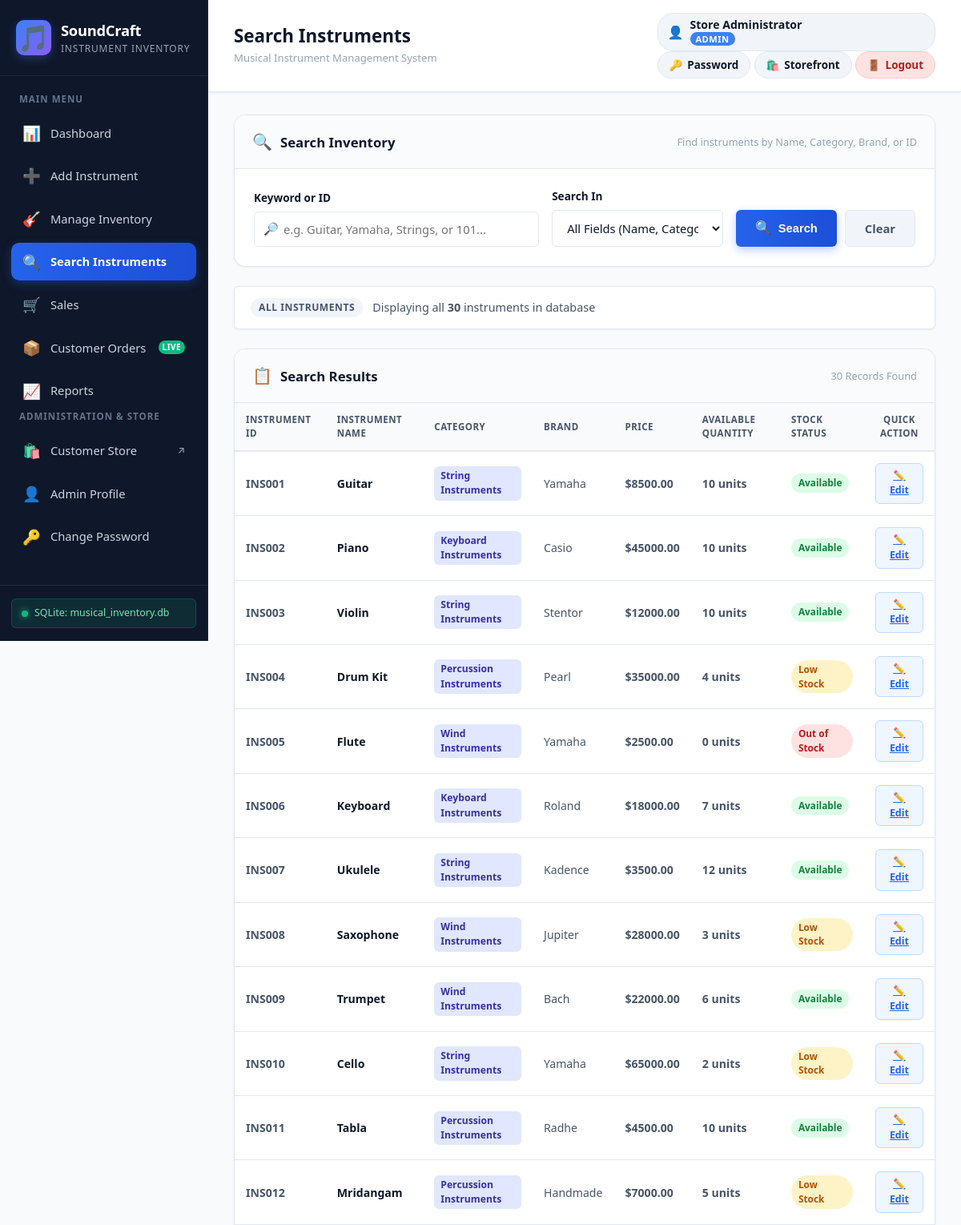
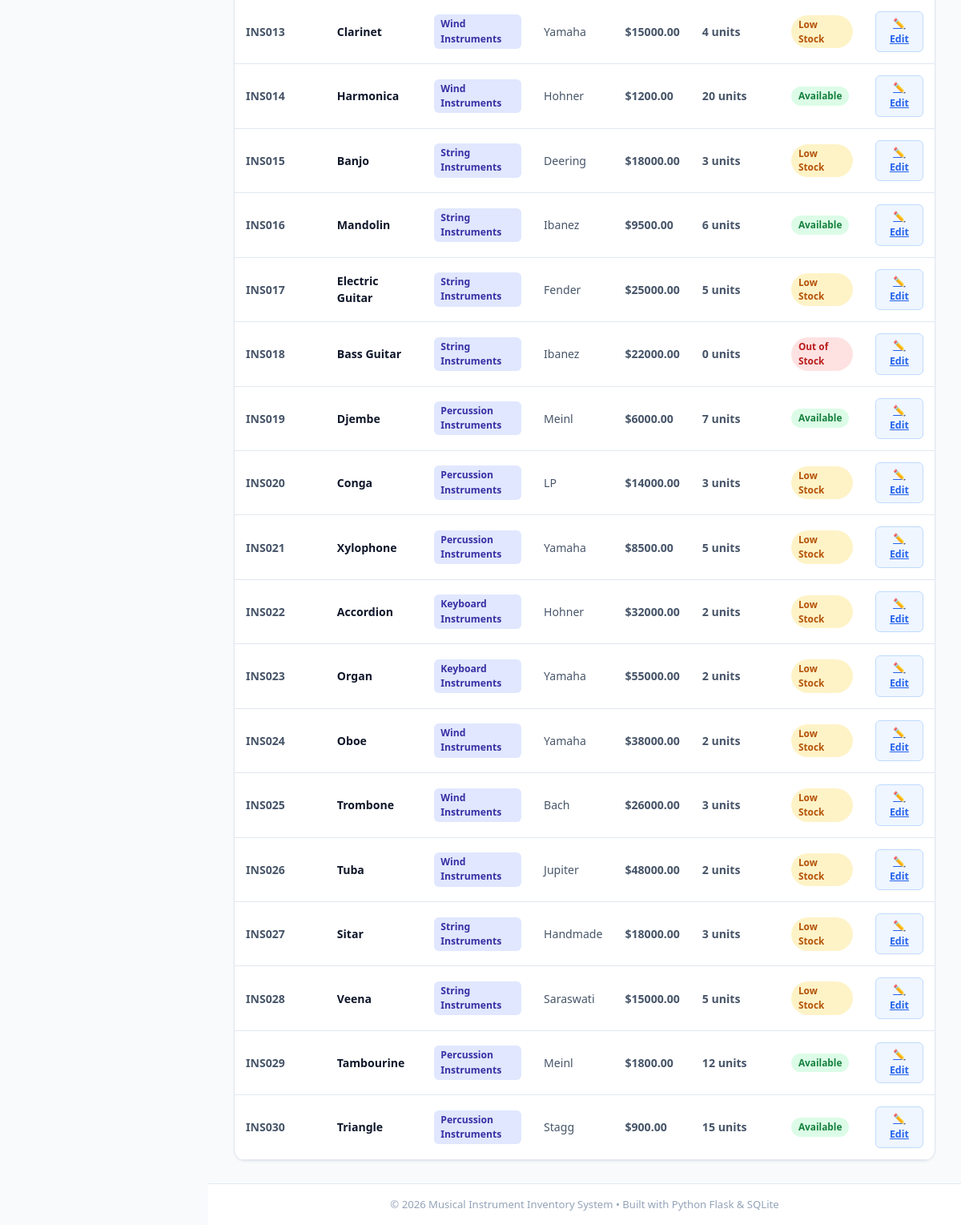
Page /search-instruments (signed in) on the committed database (2 pictures, top to bottom).
### tables this page shows
CREATE TABLE "instruments" (
                instrument_id TEXT PRIMARY KEY,
                name TEXT NOT NULL,
                category TEXT NOT NULL,
                brand TEXT NOT NULL,
                price REAL NOT NULL CHECK (price >= 0),
                quantity INTEGER NOT NULL CHECK (quantity >= 0)
            , image_url TEXT DEFAULT 'images/instruments/default_instrument.svg', description TEXT DEFAULT '', use_case TEXT DEFAULT '', specifications TEXT DEFAULT '');

### app.py (the view)
@app.route('/search')
@app.route('/search-instruments')
@login_required
def search_instruments_route():
    query = request.args.get('q', '').strip()
    criteria = request.args.get('criteria', 'all').strip()
    valid_criteria = ['all', 'name', 'category', 'brand', 'id']
    if criteria not in valid_criteria:
        criteria = 'all'
    results = search_instruments(query=query, criteria=criteria)
    total_results = len(results)
    is_search_performed = bool(query)
    return render_template(
        'search.html',
        results=results,
        query=query,
        criteria=criteria,
        total_results=total_results,
        is_search_performed=is_search_performed
    )

### app.py (called while the page is built)
@app.context_processor
def inject_cart_info():
    cart = session.get('cart', {})
    cart_count = sum(cart.values()) if isinstance(cart, dict) else 0
    return dict(cart_count=cart_count)

def login_required(f):
    @wraps(f)
    def decorated_function(*args, **kwargs):
        if 'user_id' not in session:
            flash("Please log in as an administrator to access this page.", "warning")
            return redirect(url_for('login', next=request.path))
        if session.get('role') != 'Admin':
            flash("Access Denied: You do not have administrator permissions to access this page.", "danger")
            return redirect(url_for('customer_store'))
        return f(*args, **kwargs)
    return decorated_function

### database.py (called while the page is built, shortened)
def get_db_connection(db_path=DATABASE_PATH):
    conn = sqlite3.connect(db_path)
    conn.execute("PRAGMA foreign_keys = ON;")
    conn.row_factory = sqlite3.Row
    return conn

def close_db_connection(conn):
    if conn:
        conn.close()

def search_instruments(query=None, criteria='all', db_path=DATABASE_PATH):
    conn = get_db_connection(db_path)
    cursor = conn.cursor()
    try:
        if not query or not query.strip():
            cursor.execute("SELECT * FROM instruments ORDER BY instrument_id ASC;")
            return cursor.fetchall()
    finally:
        close_db_connection(conn)

### templates/search.html (shortened to what this page needs)
{% extends "base.html" %}
{% block page_title %}Search Instruments{% endblock %}
{% block content %}
<div class="search-page-container">
    <div class="panel search-controls-card">
        <div class="panel-header">
            <div class="panel-title-group">
                <span class="panel-icon">🔍</span>
                <h3>Search Inventory</h3>
            </div>
            <span class="panel-subtext">Find instruments by Name, Category, Brand, or ID</span>
        </div>
        <div class="panel-body search-body">
            <form action="{{ url_for('search_instruments_route') }}" method="GET" class="advanced-search-form">
                <div class="search-form-grid">
                    <div class="search-field-group">
                        <label for="q" class="search-label">Keyword or ID</label>
                        <div class="search-input-wrapper">
                            <span class="search-icon">🔎</span>
                            <input
                                type="text"
                                id="q"
                                name="q"
                                class="search-input-field"
                                placeholder="e.g. Guitar, Yamaha, Strings, or 101..."
                                value="{{ query }}"
                                autofocus
                            >
                        </div>
                    </div>
                    <div class="search-field-group criteria-group">
                        <label for="criteria" class="search-label">Search In</label>
                        <select id="criteria" name="criteria" class="form-select search-select">
                            <option value="all" {% if criteria == 'all' %}selected{% endif %}>All Fields (Name, Category, Brand, ID)</option>
                        </select>
                    </div>
                    <div class="search-btn-group">
                        <button type="submit" class="btn btn-primary btn-search-submit">
                            <span class="btn-icon">🔍</span> Search
                        </button>
                        <a href="{{ url_for('search_instruments_route') }}" class="btn btn-secondary">
                            Clear
                        </a>
                    </div>
                </div>
            </form>
        </div>
    </div>
    <div class="search-status-bar">
        <div class="status-left">
            {% if is_search_performed %}
            <span class="status-badge-search">Search Active</span>
            <span class="status-text">
                Found <strong>{{ total_results }}</strong> result(s) for "<strong>{{ query }}</strong>"
                {% if criteria != 'all' %}(filtered by <em>{{ criteria|capitalize }}</em>){% endif %}
            </span>
            {% else %}
            <span class="status-badge-all">All Instruments</span>
            <span class="status-text">Displaying all <strong>{{ total_results }}</strong> instruments in database</span>
            {% endif %}
        </div>
    </div>
    <div class="panel results-panel">
        <div class="panel-header">
            <div class="panel-title-group">
                <span class="panel-icon">📋</span>
                <h3>Search Results</h3>
            </div>
            <span class="panel-subtext">{{ total_results }} Records Found</span>
        </div>
        <div class="panel-body table-panel-body">
            {% if results and results|length > 0 %}
            <div class="table-responsive">
                <table class="data-table">
                    <thead>
                        <tr>
                            <th>Instrument ID</th>
                            <th>Instrument Name</th>
                            <th>Category</th>
                            <th>Brand</th>
                            <th>Price</th>
                            <th>Available Quantity</th>
                            <th>Stock Status</th>
                            <th class="text-center">Quick Action</th>
                        </tr>
                    </thead>
                    <tbody>
                        {% for inst in results %}
                        <tr>
                            <td class="col-id">{% if inst['instrument_id']|string|first in '0123456789' %}#{{ inst['instrument_id'] }}{% else %}{{ inst['instrument_id'] }}{% endif %}</td>
                            <td class="col-name"><strong>{{ inst['name'] }}</strong></td>
                            <td><span class="tag-category">{{ inst['category'] }}</span></td>
                            <td class="col-brand">{{ inst['brand'] }}</td>
                            <td class="col-price">${{ "%.2f"|format(inst['price']) }}</td>
                            <td class="col-qty">{{ inst['quantity'] }} units</td>
                            <td>
                                {% if inst['quantity'] == 0 %}
                                <span class="badge-status badge-out">Out of Stock</span>
                                {% elif inst['quantity'] <= 5 %}
                                <span class="badge-status badge-low">Low Stock</span>
                                {% else %}
                                <span class="badge-status badge-in">Available</span>
                                {% endif %}
                            </td>
                            <td class="text-center">
                                <a href="{{ url_for('edit_instrument', instrument_id=inst['instrument_id']) }}" class="btn-action btn-edit" title="Edit this instrument">
                                    ✏️ Edit
                                </a>
                            </td>
                        </tr>
                        {% endfor %}
                    </tbody>
                </table>
            </div>
            {% endif %}
        </div>
    </div>
</div>
{% endblock %}

### rows in the picture
instruments: instrument_id "INS001", name "Guitar", category "String Instruments", brand "Yamaha", price "8500.00", quantity "10", shows "Available"
instruments: instrument_id "INS002", name "Piano", category "Keyboard Instruments", brand "Casio", price "45000.00", quantity "10", shows "Available"
instruments: instrument_id "INS003", name "Violin", category "String Instruments", brand "Stentor", price "12000.00", quantity "10", shows "Available"
instruments: instrument_id "INS004", name "Drum Kit", category "Percussion Instruments", brand "Pearl", price "35000.00", quantity "4", shows "Low Stock"
instruments: instrument_id "INS005", name "Flute", category "Wind Instruments", brand "Yamaha", price "2500.00", quantity "0", shows "Out of Stock"
instruments: instrument_id "INS006", name "Keyboard", category "Keyboard Instruments", brand "Roland", price "18000.00", quantity "7", shows "Available"
instruments: instrument_id "INS007", name "Ukulele", category "String Instruments", brand "Kadence", price "3500.00", quantity "12", shows "Available"
instruments: instrument_id "INS008", name "Saxophone", category "Wind Instruments", brand "Jupiter", price "28000.00", quantity "3", shows "Low Stock"
instruments: instrument_id "INS009", name "Trumpet", category "Wind Instruments", brand "Bach", price "22000.00", quantity "6", shows "Available"
instruments: instrument_id "INS010", name "Cello", category "String Instruments", brand "Yamaha", price "65000.00", quantity "2", shows "Low Stock"
instruments: instrument_id "INS011", name "Tabla", category "Percussion Instruments", brand "Radhe", price "4500.00", quantity "10", shows "Available"
instruments: instrument_id "INS012", name "Mridangam", category "Percussion Instruments", brand "Handmade", price "7000.00", quantity "5", shows "Low Stock"
instruments: instrument_id "INS013", name "Clarinet", category "Wind Instruments", brand "Yamaha", price "15000.00", quantity "4", shows "Low Stock"
instruments: instrument_id "INS014", name "Harmonica", category "Wind Instruments", brand "Hohner", price "1200.00", quantity "20", shows "Available"
instruments: instrument_id "INS015", name "Banjo", category "String Instruments", brand "Deering", price "18000.00", quantity "3", shows "Low Stock"
instruments: instrument_id "INS016", name "Mandolin", category "String Instruments", brand "Ibanez", price "9500.00", quantity "6", shows "Available"
instruments: instrument_id "INS017", name "Electric Guitar", category "String Instruments", brand "Fender", price "25000.00", quantity "5", shows "Low Stock"
instruments: instrument_id "INS018", name "Bass Guitar", category "String Instruments", brand "Ibanez", price "22000.00", quantity "0", shows "Out of Stock"
instruments: instrument_id "INS019", name "Djembe", category "Percussion Instruments", brand "Meinl", price "6000.00", quantity "7", shows "Available"
instruments: instrument_id "INS020", name "Conga", category "Percussion Instruments", brand "LP", price "14000.00", quantity "3", shows "Low Stock"
instruments: instrument_id "INS021", name "Xylophone", category "Percussion Instruments", brand "Yamaha", price "8500.00", quantity "5", shows "Low Stock"
instruments: instrument_id "INS022", name "Accordion", category "Keyboard Instruments", brand "Hohner", price "32000.00", quantity "2", shows "Low Stock"
instruments: instrument_id "INS023", name "Organ", category "Keyboard Instruments", brand "Yamaha", price "55000.00", quantity "2", shows "Low Stock"
instruments: instrument_id "INS024", name "Oboe", category "Wind Instruments", brand "Yamaha", price "38000.00", quantity "2", shows "Low Stock"
instruments: instrument_id "INS025", name "Trombone", category "Wind Instruments", brand "Bach", price "26000.00", quantity "3", shows "Low Stock"
instruments: instrument_id "INS026", name "Tuba", category "Wind Instruments", brand "Jupiter", price "48000.00", quantity "2", shows "Low Stock"
instruments: instrument_id "INS027", name "Sitar", category "String Instruments", brand "Handmade", price "18000.00", quantity "3", shows "Low Stock"
instruments: instrument_id "INS028", name "Veena", category "String Instruments", brand "Saraswati", price "15000.00", quantity "5", shows "Low Stock"
instruments: instrument_id "INS029", name "Tambourine", category "Percussion Instruments", brand "Meinl", price "1800.00", quantity "12", shows "Available"
instruments: instrument_id "INS030", name "Triangle", category "Percussion Instruments", brand "Stagg", price "900.00", quantity "15", shows "Available"

### other values in the picture
{{ session.get('full_name') or session.get('username', 'Admin') }} "Store Administrator"
{{ session.get('role', 'Admin') }} "ADMIN"
{{ total_results }} "30"
